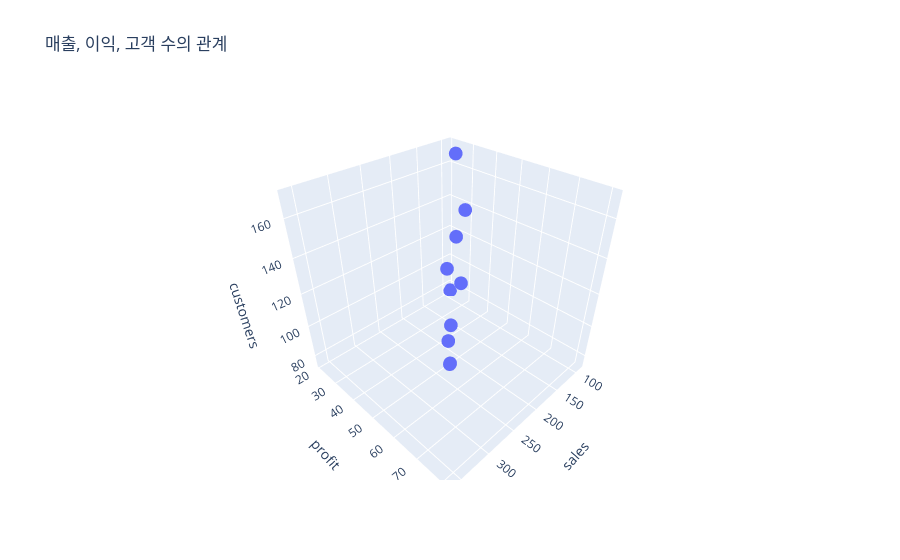

Notebook cell for this chart:
### Code cell
fig = px.scatter_3d(
    product_df,
    x='sales',
    y='profit',
    z='customers',
    hover_name='product',
    title='매출, 이익, 고객 수의 관계'
)

fig.show()

### Figure 1 — Plotly figure (JSON) as saved in the notebook; plotly's stock layout.template omitted (floating-point values rounded to 4 significant figures)
{"data": [{"hovertemplate": "<b>%{hovertext}</b><br><br>sales=%{x}<br>profit=%{y}<br>customers=%{z}<extra></extra>", "hovertext": ["노트북", "모니터", "키보드", "마우스", "태블릿", "헤드셋", "웹캠", "스피커", "SSD", "스마트폰"], "legendgroup": "", "marker": {"color": "#636efa", "symbol": "circle"}, "mode": "markers", "name": "", "scene": "scene", "showlegend": false, "x": [320, 210, 150, 110, 260, 140, 90, 120, 180, 360], "y": [72, 48, 41, 28, 58, 35, 21, 26, 46, 81], "z": [120, 95, 150, 170, 105, 130, 75, 100, 115, 140], "type": "scatter3d"}], "layout": {"scene": {"domain": {"x": [0.0, 1.0], "y": [0.0, 1.0]}, "xaxis": {"title": {"text": "sales"}}, "yaxis": {"title": {"text": "profit"}}, "zaxis": {"title": {"text": "customers"}}}, "legend": {"tracegroupgap": 0}, "title": {"text": "매출, 이익, 고객 수의 관계"}}}
